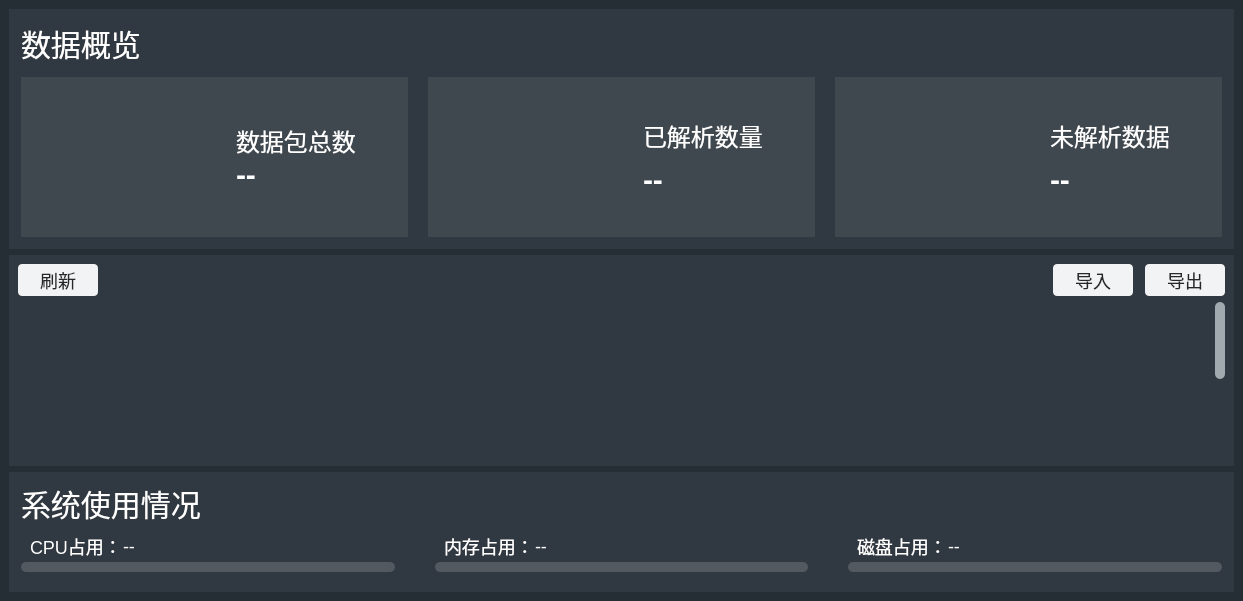
<?xml version="1.0" encoding="UTF-8"?>
<ui version="4.0">
 <class>DataManager</class>
 <widget class="QWidget" name="DataManager">
  <property name="geometry">
   <rect>
    <x>0</x>
    <y>0</y>
    <width>1243</width>
    <height>601</height>
   </rect>
  </property>
  <property name="windowTitle">
   <string>Form</string>
  </property>
  <layout class="QVBoxLayout" name="verticalLayout">
   <property name="spacing">
    <number>0</number>
   </property>
   <property name="leftMargin">
    <number>0</number>
   </property>
   <property name="topMargin">
    <number>0</number>
   </property>
   <property name="rightMargin">
    <number>0</number>
   </property>
   <property name="bottomMargin">
    <number>0</number>
   </property>
   <item>
    <widget class="QWidget" name="widget" native="true">
     <property name="styleSheet">
      <string notr="true">QWidget{font-size:18px;color:rgb(255,255,255)}

#widget{background-color: rgb(38, 46, 53);}


/*滚动条样式 START========================================================================*/
/*纵向滚动条样式*/
QScrollBar:vertical{
	border-style: solid;
	/* 纵轴-总体背景颜色 */
    background:transparent;
	/* 纵轴-总体背景圆角 */
    border-radius: 5px;
	/* 纵轴-总体宽度 */
    min-width: 10px;
    max-width: 10px;
}
QScrollBar::handle:vertical{
	/* 纵轴-凸出部分背景颜色 */
    background: rgb(161, 171, 175);
	/* 纵轴-凸出部分背景圆角 */
    border-radius: 5px;
	/* 纵轴-凸出最新高度 */
    min-height: 30px;
}


QScrollBar::handle:vertical:hover{
	/* 纵轴-凸出部分触发背景颜色 */
    background:#F2F3F5;
}

/*横向滚动条样式*/
QScrollBar:horizontal{
	border-style: solid;
	/* 横轴-总体背景颜色 */
    background:transparent;
	/* 横轴-总体背景圆角 */
    border-radius: 5px;
	/* 横轴-总体宽度 */
    min-height: 10px;
    max-height: 10px;
}
QScrollBar::handle:horizontal{
	/* 横轴-凸出部分背景颜色 */
    background:  rgb(161, 171, 175);
	/* 横轴-凸出部分背景圆角 */
    border-radius: 5px;
	/* 横轴-凸出最新高度 */
    min-width: 30px;
}

QScrollBar::handle:horizontal:hover{
	/* 横轴-凸出部分触发背景颜色 */
    background:#F2F3F5;
}

QScrollBar::add-page,
QScrollBar::sub-page{
    background: transparent;
}
QScrollBar::add-line,
QScrollBar::sub-line{
    background: transparent;
}

/*提示框样式*/
QToolTip{border:1px solid #262E35; background-color:#3F474F; color:rgb(255,255,255);border-radius:4px;}</string>
     </property>
     <layout class="QVBoxLayout" name="verticalLayout_2" stretch="1,1,1">
      <item>
       <widget class="QWidget" name="widgetTop" native="true">
        <property name="minimumSize">
         <size>
          <width>0</width>
          <height>240</height>
         </size>
        </property>
        <property name="maximumSize">
         <size>
          <width>16777215</width>
          <height>240</height>
         </size>
        </property>
        <property name="styleSheet">
         <string notr="true">#widgetTop{background-color: rgb(48, 56, 65);}
</string>
        </property>
        <layout class="QVBoxLayout" name="verticalLayout_3" stretch="1,100">
         <property name="spacing">
          <number>12</number>
         </property>
         <property name="leftMargin">
          <number>12</number>
         </property>
         <property name="topMargin">
          <number>12</number>
         </property>
         <property name="rightMargin">
          <number>12</number>
         </property>
         <property name="bottomMargin">
          <number>12</number>
         </property>
         <item>
          <widget class="QLabel" name="label">
           <property name="styleSheet">
            <string notr="true">font-size:30px;</string>
           </property>
           <property name="text">
            <string>数据概览</string>
           </property>
          </widget>
         </item>
         <item>
          <layout class="QHBoxLayout" name="horizontalLayout" stretch="1,1,1">
           <property name="spacing">
            <number>20</number>
           </property>
           <item>
            <widget class="QWidget" name="widget_2" native="true">
             <property name="styleSheet">
              <string notr="true">background-color: rgb(63, 71, 79);</string>
             </property>
             <layout class="QHBoxLayout" name="horizontalLayout_2">
              <item>
               <widget class="QLabel" name="label_2">
                <property name="minimumSize">
                 <size>
                  <width>200</width>
                  <height>0</height>
                 </size>
                </property>
                <property name="text">
                 <string/>
                </property>
                <property name="pixmap">
                 <pixmap resource="../../../myicon.qrc">:/resources/image/allData.png</pixmap>
                </property>
                <property name="alignment">
                 <set>Qt::AlignCenter</set>
                </property>
               </widget>
              </item>
              <item>
               <layout class="QVBoxLayout" name="verticalLayout_4">
                <property name="topMargin">
                 <number>40</number>
                </property>
                <property name="bottomMargin">
                 <number>40</number>
                </property>
                <item>
                 <widget class="QLabel" name="label_3">
                  <property name="styleSheet">
                   <string notr="true">font-size:24px</string>
                  </property>
                  <property name="text">
                   <string>数据包总数</string>
                  </property>
                 </widget>
                </item>
                <item>
                 <widget class="QLabel" name="allCount">
                  <property name="font">
                   <font>
                    <pointsize>-1</pointsize>
                    <weight>75</weight>
                    <bold>true</bold>
                   </font>
                  </property>
                  <property name="styleSheet">
                   <string notr="true">font-size:30px</string>
                  </property>
                  <property name="text">
                   <string>--</string>
                  </property>
                 </widget>
                </item>
               </layout>
              </item>
              <item>
               <spacer name="horizontalSpacer">
                <property name="orientation">
                 <enum>Qt::Horizontal</enum>
                </property>
                <property name="sizeHint" stdset="0">
                 <size>
                  <width>29</width>
                  <height>20</height>
                 </size>
                </property>
               </spacer>
              </item>
             </layout>
            </widget>
           </item>
           <item>
            <widget class="QWidget" name="widget_5" native="true">
             <property name="styleSheet">
              <string notr="true">background-color: rgb(63, 71, 79);</string>
             </property>
             <layout class="QHBoxLayout" name="horizontalLayout_3">
              <item>
               <widget class="QLabel" name="label_7">
                <property name="minimumSize">
                 <size>
                  <width>200</width>
                  <height>0</height>
                 </size>
                </property>
                <property name="text">
                 <string/>
                </property>
                <property name="pixmap">
                 <pixmap resource="../../../myicon.qrc">:/resources/image/handleData.png</pixmap>
                </property>
                <property name="alignment">
                 <set>Qt::AlignCenter</set>
                </property>
               </widget>
              </item>
              <item>
               <layout class="QVBoxLayout" name="verticalLayout_6">
                <property name="topMargin">
                 <number>30</number>
                </property>
                <property name="bottomMargin">
                 <number>30</number>
                </property>
                <item>
                 <widget class="QLabel" name="label_8">
                  <property name="styleSheet">
                   <string notr="true">font-size:24px</string>
                  </property>
                  <property name="text">
                   <string>已解析数量</string>
                  </property>
                 </widget>
                </item>
                <item>
                 <widget class="QLabel" name="handleCount">
                  <property name="font">
                   <font>
                    <pointsize>-1</pointsize>
                    <weight>75</weight>
                    <bold>true</bold>
                   </font>
                  </property>
                  <property name="styleSheet">
                   <string notr="true">font-size:30px</string>
                  </property>
                  <property name="text">
                   <string>--</string>
                  </property>
                 </widget>
                </item>
               </layout>
              </item>
              <item>
               <spacer name="horizontalSpacer_2">
                <property name="orientation">
                 <enum>Qt::Horizontal</enum>
                </property>
                <property name="sizeHint" stdset="0">
                 <size>
                  <width>70</width>
                  <height>20</height>
                 </size>
                </property>
               </spacer>
              </item>
             </layout>
            </widget>
           </item>
           <item>
            <widget class="QWidget" name="widget_6" native="true">
             <property name="styleSheet">
              <string notr="true">background-color: rgb(63, 71, 79);</string>
             </property>
             <layout class="QHBoxLayout" name="horizontalLayout_4">
              <item>
               <widget class="QLabel" name="label_10">
                <property name="minimumSize">
                 <size>
                  <width>200</width>
                  <height>0</height>
                 </size>
                </property>
                <property name="text">
                 <string/>
                </property>
                <property name="pixmap">
                 <pixmap resource="../../../myicon.qrc">:/resources/image/unhandleData.png</pixmap>
                </property>
                <property name="alignment">
                 <set>Qt::AlignCenter</set>
                </property>
               </widget>
              </item>
              <item>
               <layout class="QVBoxLayout" name="verticalLayout_7">
                <property name="topMargin">
                 <number>30</number>
                </property>
                <property name="bottomMargin">
                 <number>30</number>
                </property>
                <item>
                 <widget class="QLabel" name="label_11">
                  <property name="styleSheet">
                   <string notr="true">font-size:24px</string>
                  </property>
                  <property name="text">
                   <string>未解析数据</string>
                  </property>
                 </widget>
                </item>
                <item>
                 <widget class="QLabel" name="unhandleCount">
                  <property name="font">
                   <font>
                    <pointsize>-1</pointsize>
                    <weight>75</weight>
                    <bold>true</bold>
                   </font>
                  </property>
                  <property name="styleSheet">
                   <string notr="true">font-size:30px</string>
                  </property>
                  <property name="text">
                   <string>--</string>
                  </property>
                 </widget>
                </item>
               </layout>
              </item>
              <item>
               <spacer name="horizontalSpacer_3">
                <property name="orientation">
                 <enum>Qt::Horizontal</enum>
                </property>
                <property name="sizeHint" stdset="0">
                 <size>
                  <width>70</width>
                  <height>20</height>
                 </size>
                </property>
               </spacer>
              </item>
             </layout>
            </widget>
           </item>
          </layout>
         </item>
        </layout>
       </widget>
      </item>
      <item>
       <widget class="QWidget" name="widgetCenter" native="true">
        <property name="styleSheet">
         <string notr="true">#widgetCenter{background-color: rgb(48, 56, 65);}
</string>
        </property>
        <layout class="QVBoxLayout" name="verticalLayout_5">
         <item>
          <layout class="QHBoxLayout" name="horizontalLayout_5">
           <property name="spacing">
            <number>12</number>
           </property>
           <item>
            <widget class="QPushButton" name="refreshBtn">
             <property name="minimumSize">
              <size>
               <width>80</width>
               <height>32</height>
              </size>
             </property>
             <property name="styleSheet">
              <string notr="true">border-radius:4px;
background-color: rgb(242, 243, 245);
color: rgb(39, 39, 39);</string>
             </property>
             <property name="text">
              <string>刷新</string>
             </property>
            </widget>
           </item>
           <item>
            <spacer name="horizontalSpacer_4">
             <property name="orientation">
              <enum>Qt::Horizontal</enum>
             </property>
             <property name="sizeHint" stdset="0">
              <size>
               <width>40</width>
               <height>20</height>
              </size>
             </property>
            </spacer>
           </item>
           <item>
            <widget class="QPushButton" name="inportBtn">
             <property name="minimumSize">
              <size>
               <width>80</width>
               <height>32</height>
              </size>
             </property>
             <property name="cursor">
              <cursorShape>PointingHandCursor</cursorShape>
             </property>
             <property name="focusPolicy">
              <enum>Qt::NoFocus</enum>
             </property>
             <property name="styleSheet">
              <string notr="true">border-radius:4px;
background-color: rgb(242, 243, 245);
color: rgb(39, 39, 39);</string>
             </property>
             <property name="text">
              <string>导入</string>
             </property>
             <property name="icon">
              <iconset resource="../../../myicon.qrc">
               <normaloff>:/resources/image/inport.png</normaloff>:/resources/image/inport.png</iconset>
             </property>
             <property name="iconSize">
              <size>
               <width>20</width>
               <height>20</height>
              </size>
             </property>
            </widget>
           </item>
           <item>
            <widget class="QPushButton" name="exportBtn">
             <property name="minimumSize">
              <size>
               <width>80</width>
               <height>32</height>
              </size>
             </property>
             <property name="cursor">
              <cursorShape>PointingHandCursor</cursorShape>
             </property>
             <property name="focusPolicy">
              <enum>Qt::NoFocus</enum>
             </property>
             <property name="styleSheet">
              <string notr="true">border-radius:4px;
background-color: rgb(242, 243, 245);
color: rgb(39, 39, 39);</string>
             </property>
             <property name="text">
              <string>导出</string>
             </property>
             <property name="icon">
              <iconset resource="../../../myicon.qrc">
               <normaloff>:/resources/image/export.png</normaloff>:/resources/image/export.png</iconset>
             </property>
             <property name="iconSize">
              <size>
               <width>20</width>
               <height>20</height>
              </size>
             </property>
            </widget>
           </item>
          </layout>
         </item>
         <item>
          <widget class="QTableWidget" name="tableWidget">
           <property name="focusPolicy">
            <enum>Qt::NoFocus</enum>
           </property>
           <property name="styleSheet">
            <string notr="true">QTableWidget { 
    background-color: #303841; /* 深灰背景，匹配界面主色调 */ 
    gridline-color: #3E464E;   /* 网格线颜色，浅色分隔单元格 */ 
    color: #FFFFFF;            /* 默认文字颜色（白色） */ 
    alternate-background-color: #2F3B4B; /* 交替行无区分（同背景色） */ 
    selection-background-color: #3C4A5F; /* 选中行背景（深灰蓝，增强区分） */ 
    selection-color: #FFFFFF;  /* 选中行文字颜色（保持白色） */ 
    border: 0px;               /* 外边框隐藏（与父控件融合） */ 
    font-size: 18px;           /* 文字大小（根据界面视觉调整） */ 
} 

QHeaderView::section { 
    background-color: #3F474F; /* 表头背景与表格一致，视觉统一 */ 
    color: #FFFFFF;            /* 表头文字颜色（白色） */ 
    border: none;              /* 表头内部边框隐藏 */ 
    border-bottom: 1px solid #3E464E; /* 表头底部细分割线（浅色） */ 
    padding: 5px;              /* 表头文字内边距，增强可读性 */ 
    font-weight: bold;         /* 表头文字加粗 */ 
    text-align: center;        /* 表头文字居中对齐 */ 
} 
 
/* 垂直表头（行号列）隐藏（界面中“序号”为第一列，非垂直表头） */ 
QHeaderView::vertical { 
    visibility: collapse; 
} 

QTableWidgetItem { 
    qproperty-alignment: AlignVCenter | AlignHCenter; /* 单元格文字垂直+水平居中 */ 
} 
 
/* 状态化文字颜色：需在代码中为 Item 设置自定义属性（如 `state`）匹配 */ 
QTableWidgetItem[state=&quot;已解析&quot;] { 
    color: #4CAF50; /* 绿色，匹配“已解析”状态 */ 
} 
QTableWidgetItem[state=&quot;解析失败&quot;] { 
    color: #F44336; /* 红色，匹配“解析失败”状态 */ 
} 
QTableWidgetItem[state=&quot;未解析&quot;] { 
    color: #9E9E9E; /* 灰色，匹配“未解析”状态 */ 
} 

QTableWidget QPushButton { 
    background-color: transparent; /* 按钮透明背景，融入表格 */ 
    color: #42A5F5;                /* 按钮文字颜色（蓝色，突出可操作） */ 
    border: none;                  /* 按钮无边框 */ 
    padding: 3px 8px;              /* 按钮内边距，调整点击区域 */ 
} 
 
QTableWidget QPushButton:hover { 
    background-color: #3C4C5C; /* hover 时深色背景，增强反馈 */ 
    border-radius: 3px;        /* 圆角优化视觉 */ 
} 

</string>
           </property>
           <property name="selectionMode">
            <enum>QAbstractItemView::MultiSelection</enum>
           </property>
           <property name="selectionBehavior">
            <enum>QAbstractItemView::SelectRows</enum>
           </property>
           <attribute name="horizontalHeaderVisible">
            <bool>true</bool>
           </attribute>
           <attribute name="horizontalHeaderMinimumSectionSize">
            <number>40</number>
           </attribute>
           <attribute name="horizontalHeaderHighlightSections">
            <bool>false</bool>
           </attribute>
           <attribute name="verticalHeaderVisible">
            <bool>false</bool>
           </attribute>
           <attribute name="verticalHeaderMinimumSectionSize">
            <number>40</number>
           </attribute>
           <attribute name="verticalHeaderDefaultSectionSize">
            <number>40</number>
           </attribute>
           <row>
            <property name="text">
             <string>新建行</string>
            </property>
           </row>
           <row>
            <property name="text">
             <string>新建行</string>
            </property>
           </row>
           <row>
            <property name="text">
             <string>新建行</string>
            </property>
           </row>
           <row>
            <property name="text">
             <string>新建行</string>
            </property>
           </row>
           <row>
            <property name="text">
             <string>新建行</string>
            </property>
           </row>
           <row>
            <property name="text">
             <string>新建行</string>
            </property>
           </row>
          </widget>
         </item>
        </layout>
       </widget>
      </item>
      <item>
       <widget class="QWidget" name="widgetBottom" native="true">
        <property name="minimumSize">
         <size>
          <width>0</width>
          <height>120</height>
         </size>
        </property>
        <property name="maximumSize">
         <size>
          <width>16777215</width>
          <height>120</height>
         </size>
        </property>
        <property name="styleSheet">
         <string notr="true">#widgetBottom{background-color: rgb(48, 56, 65);}
</string>
        </property>
        <layout class="QVBoxLayout" name="verticalLayout_11" stretch="1,100">
         <property name="spacing">
          <number>15</number>
         </property>
         <property name="leftMargin">
          <number>12</number>
         </property>
         <property name="topMargin">
          <number>12</number>
         </property>
         <property name="rightMargin">
          <number>12</number>
         </property>
         <property name="bottomMargin">
          <number>20</number>
         </property>
         <item>
          <widget class="QLabel" name="label_5">
           <property name="styleSheet">
            <string notr="true">font-size:30px;</string>
           </property>
           <property name="text">
            <string>系统使用情况</string>
           </property>
          </widget>
         </item>
         <item>
          <layout class="QHBoxLayout" name="horizontalLayout_12" stretch="1,1,1">
           <property name="spacing">
            <number>40</number>
           </property>
           <item>
            <layout class="QVBoxLayout" name="verticalLayout_8" stretch="1,1">
             <property name="spacing">
              <number>6</number>
             </property>
             <item>
              <layout class="QHBoxLayout" name="horizontalLayout_6">
               <property name="spacing">
                <number>1</number>
               </property>
               <property name="leftMargin">
                <number>9</number>
               </property>
               <item>
                <widget class="QLabel" name="label_6">
                 <property name="text">
                  <string>CPU占用：</string>
                 </property>
                </widget>
               </item>
               <item>
                <widget class="QLabel" name="cpuinfo">
                 <property name="text">
                  <string>--</string>
                 </property>
                </widget>
               </item>
               <item>
                <spacer name="horizontalSpacer_6">
                 <property name="orientation">
                  <enum>Qt::Horizontal</enum>
                 </property>
                 <property name="sizeHint" stdset="0">
                  <size>
                   <width>40</width>
                   <height>20</height>
                  </size>
                 </property>
                </spacer>
               </item>
              </layout>
             </item>
             <item>
              <widget class="QWidget" name="cpuWidget" native="true">
               <property name="minimumSize">
                <size>
                 <width>0</width>
                 <height>10</height>
                </size>
               </property>
               <property name="maximumSize">
                <size>
                 <width>16777215</width>
                 <height>10</height>
                </size>
               </property>
               <property name="styleSheet">
                <string notr="true">background-color: rgb(82, 89, 96);border-radius:5px;</string>
               </property>
               <layout class="QHBoxLayout" name="horizontalLayout_7">
                <property name="spacing">
                 <number>0</number>
                </property>
                <property name="leftMargin">
                 <number>0</number>
                </property>
                <property name="topMargin">
                 <number>0</number>
                </property>
                <property name="rightMargin">
                 <number>0</number>
                </property>
                <property name="bottomMargin">
                 <number>0</number>
                </property>
                <item>
                 <widget class="QLabel" name="cpuLabel">
                  <property name="maximumSize">
                   <size>
                    <width>0</width>
                    <height>16777215</height>
                   </size>
                  </property>
                  <property name="styleSheet">
                   <string notr="true">border-radius:5px;
background-color: rgb(0, 223, 130);</string>
                  </property>
                  <property name="text">
                   <string/>
                  </property>
                 </widget>
                </item>
                <item>
                 <spacer name="horizontalSpacer_5">
                  <property name="orientation">
                   <enum>Qt::Horizontal</enum>
                  </property>
                  <property name="sizeHint" stdset="0">
                   <size>
                    <width>268</width>
                    <height>7</height>
                   </size>
                  </property>
                 </spacer>
                </item>
               </layout>
              </widget>
             </item>
            </layout>
           </item>
           <item>
            <layout class="QVBoxLayout" name="verticalLayout_9">
             <property name="spacing">
              <number>6</number>
             </property>
             <item>
              <layout class="QHBoxLayout" name="horizontalLayout_8">
               <property name="spacing">
                <number>1</number>
               </property>
               <property name="leftMargin">
                <number>9</number>
               </property>
               <item>
                <widget class="QLabel" name="label_15">
                 <property name="text">
                  <string>内存占用：</string>
                 </property>
                </widget>
               </item>
               <item>
                <widget class="QLabel" name="memoryInfo">
                 <property name="text">
                  <string>--</string>
                 </property>
                </widget>
               </item>
               <item>
                <spacer name="horizontalSpacer_7">
                 <property name="orientation">
                  <enum>Qt::Horizontal</enum>
                 </property>
                 <property name="sizeHint" stdset="0">
                  <size>
                   <width>40</width>
                   <height>20</height>
                  </size>
                 </property>
                </spacer>
               </item>
              </layout>
             </item>
             <item>
              <widget class="QWidget" name="memoryWidget" native="true">
               <property name="minimumSize">
                <size>
                 <width>0</width>
                 <height>10</height>
                </size>
               </property>
               <property name="maximumSize">
                <size>
                 <width>16777215</width>
                 <height>10</height>
                </size>
               </property>
               <property name="styleSheet">
                <string notr="true">background-color: rgb(82, 89, 96);border-radius:5px;</string>
               </property>
               <layout class="QHBoxLayout" name="horizontalLayout_9">
                <property name="spacing">
                 <number>0</number>
                </property>
                <property name="leftMargin">
                 <number>0</number>
                </property>
                <property name="topMargin">
                 <number>0</number>
                </property>
                <property name="rightMargin">
                 <number>0</number>
                </property>
                <property name="bottomMargin">
                 <number>0</number>
                </property>
                <item>
                 <widget class="QLabel" name="memoryLabel">
                  <property name="minimumSize">
                   <size>
                    <width>0</width>
                    <height>0</height>
                   </size>
                  </property>
                  <property name="maximumSize">
                   <size>
                    <width>0</width>
                    <height>16777215</height>
                   </size>
                  </property>
                  <property name="styleSheet">
                   <string notr="true">border-radius:5px;
background-color: #33B8FF;</string>
                  </property>
                  <property name="text">
                   <string/>
                  </property>
                 </widget>
                </item>
                <item>
                 <spacer name="horizontalSpacer_8">
                  <property name="orientation">
                   <enum>Qt::Horizontal</enum>
                  </property>
                  <property name="sizeHint" stdset="0">
                   <size>
                    <width>5</width>
                    <height>7</height>
                   </size>
                  </property>
                 </spacer>
                </item>
               </layout>
              </widget>
             </item>
            </layout>
           </item>
           <item>
            <layout class="QVBoxLayout" name="verticalLayout_10">
             <property name="spacing">
              <number>6</number>
             </property>
             <item>
              <layout class="QHBoxLayout" name="horizontalLayout_10">
               <property name="spacing">
                <number>1</number>
               </property>
               <property name="leftMargin">
                <number>9</number>
               </property>
               <item>
                <widget class="QLabel" name="label_18">
                 <property name="text">
                  <string>磁盘占用：</string>
                 </property>
                </widget>
               </item>
               <item>
                <widget class="QLabel" name="diskInfo">
                 <property name="text">
                  <string>--</string>
                 </property>
                </widget>
               </item>
               <item>
                <spacer name="horizontalSpacer_9">
                 <property name="orientation">
                  <enum>Qt::Horizontal</enum>
                 </property>
                 <property name="sizeHint" stdset="0">
                  <size>
                   <width>40</width>
                   <height>20</height>
                  </size>
                 </property>
                </spacer>
               </item>
              </layout>
             </item>
             <item>
              <widget class="QWidget" name="diskWidget" native="true">
               <property name="minimumSize">
                <size>
                 <width>0</width>
                 <height>10</height>
                </size>
               </property>
               <property name="maximumSize">
                <size>
                 <width>16777215</width>
                 <height>10</height>
                </size>
               </property>
               <property name="styleSheet">
                <string notr="true">background-color: rgb(82, 89, 96);border-radius:5px;</string>
               </property>
               <layout class="QHBoxLayout" name="horizontalLayout_11">
                <property name="spacing">
                 <number>0</number>
                </property>
                <property name="leftMargin">
                 <number>0</number>
                </property>
                <property name="topMargin">
                 <number>0</number>
                </property>
                <property name="rightMargin">
                 <number>0</number>
                </property>
                <property name="bottomMargin">
                 <number>0</number>
                </property>
                <item>
                 <widget class="QLabel" name="diskLabel">
                  <property name="minimumSize">
                   <size>
                    <width>0</width>
                    <height>0</height>
                   </size>
                  </property>
                  <property name="maximumSize">
                   <size>
                    <width>0</width>
                    <height>16777215</height>
                   </size>
                  </property>
                  <property name="styleSheet">
                   <string notr="true">border-radius:5px;
background-color: #FFC86B</string>
                  </property>
                  <property name="text">
                   <string/>
                  </property>
                 </widget>
                </item>
                <item>
                 <spacer name="horizontalSpacer_10">
                  <property name="orientation">
                   <enum>Qt::Horizontal</enum>
                  </property>
                  <property name="sizeHint" stdset="0">
                   <size>
                    <width>5</width>
                    <height>7</height>
                   </size>
                  </property>
                 </spacer>
                </item>
               </layout>
              </widget>
             </item>
            </layout>
           </item>
          </layout>
         </item>
        </layout>
       </widget>
      </item>
     </layout>
    </widget>
   </item>
  </layout>
 </widget>
 <resources>
  <include location="../../../myicon.qrc"/>
 </resources>
 <connections/>
</ui>
